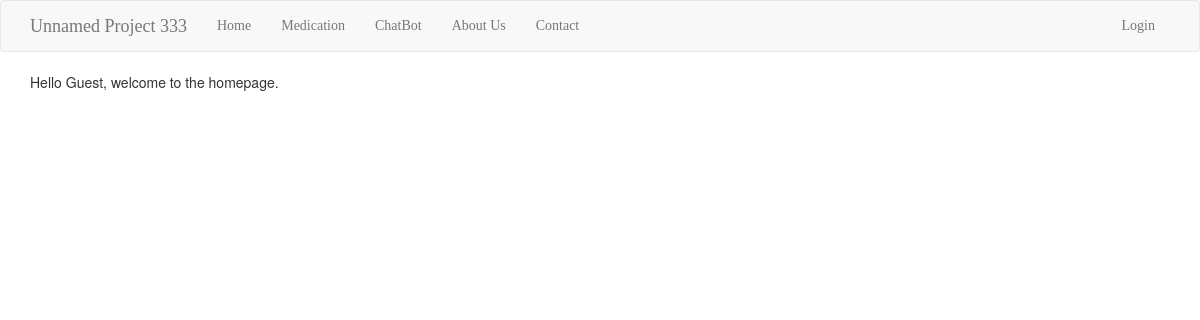
The page /index on the database as committed earlier.
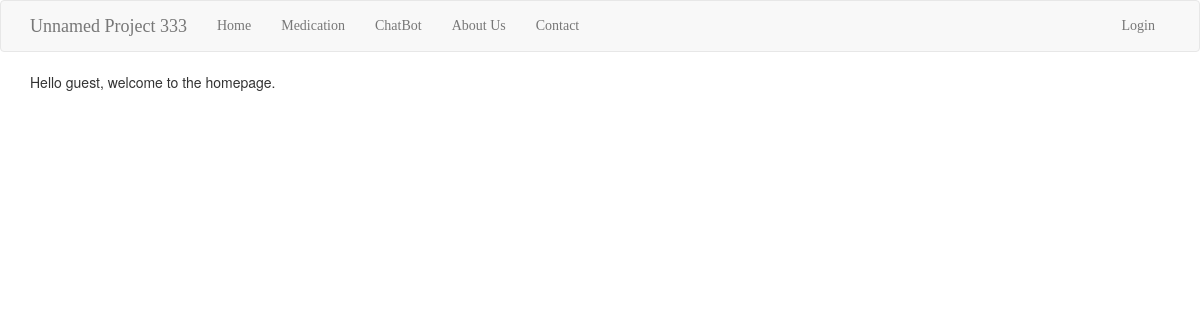
The same page on the database as committed later.
### app/models.py (models this page shows, shortened)
class User(UserMixin, db.Model):
    __tablename__ = 'users'
    id = db.Column(db.Integer, primary_key=True, autoincrement=True)
    fname = db.Column(db.String(64), index=True)
    lname = db.Column(db.String(64), index=True)
    email = db.Column(db.String(120), index=True, unique=True)
    update_privileges = db.Column(db.Boolean, index=True, default=False)
    password_hash = db.Column(db.String(128))

### app/routes.py (the view)
@app.route('/')
@app.route('/index')
def index():
    if current_user.is_authenticated:
        user = User.query.filter_by(id=current_user.id).first()
        return render_template('index.html', title='Home Page', user=user)
    guest = User.query.filter_by(id=1).first()
    return render_template('index.html', title='Home Page', user=guest)

### app/templates/index.html
{% extends "base.html" %}
{% block app_content %}
Hello {{ user.fname }}, welcome to the homepage.
{% endblock %}

### app/templates/base.html (shortened to what this page needs)
{% extends 'bootstrap/base.html' %}
{% block styles %}
{{super()}}
<link rel="stylesheet" href="{{ url_for('static', filename='styles.css')}}">
{% endblock %}
{% block navbar %}
<nav class="navbar navbar-default">
    <div class="container">
        <div class="navbar-header">
            <a class="navbar-brand" href="{{ url_for('index') }}">Unnamed Project 333</a>
        </div>
        <div class="collapse navbar-collapse" id="bs-example-navbar-collapse-1">
            <ul class="nav navbar-nav">
                <li><a href="{{ url_for('index') }}">Home</a></li>
                <li><a href="{{ url_for('medication') }}">Medication</a></li>
                <li><a href="{{ url_for('index') }}">ChatBot</a></li>
                <li><a href="{{ url_for('index') }}">About Us</a></li>
                <li><a href="{{ url_for('index') }}">Contact</a></li>
            </ul>
            <ul class="nav navbar-nav navbar-right">
                {% if current_user.is_anonymous %}
                <li><a href="{{ url_for('login') }}">Login</a></li>
                {% else %}
                <li><a href="{{ url_for('update_info') }}">User Info</a></li>
                <li><a href="{{ url_for('logout') }}">Logout</a></li>
                {% endif %}
            </ul>
        </div>
    </div>
</nav>
{% endblock %}
{% block content %}
    <div class="container">
        {% block app_content %}{% endblock %}
    </div>
{% endblock %}

### app/static/styles.css (style rules this page uses)
.navbar { font-family: cursive; }

Rows that differ between the two databases and show on the page:
changed User: fname "Guest" → "guest"
